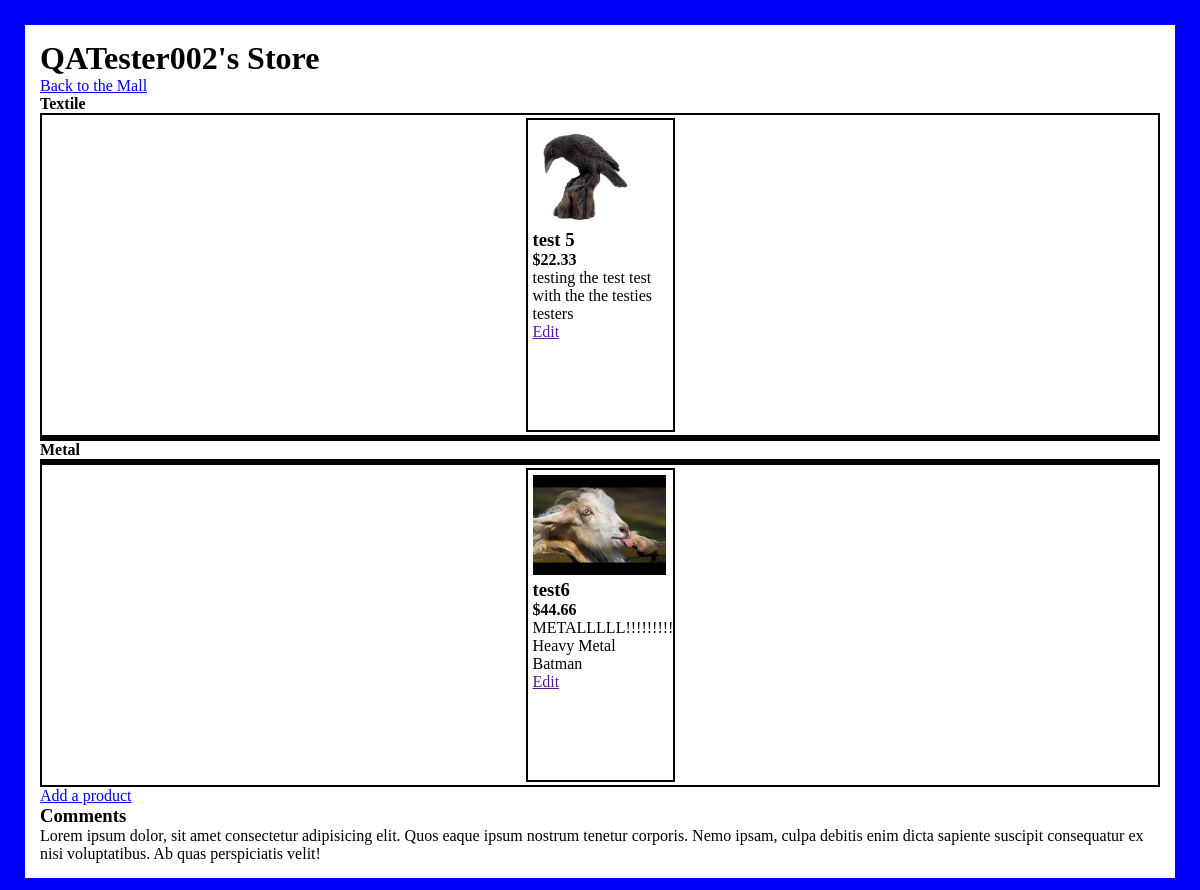
/CrafterMall/2/Store_Front (signed in), run on an earlier commit of the app's database.
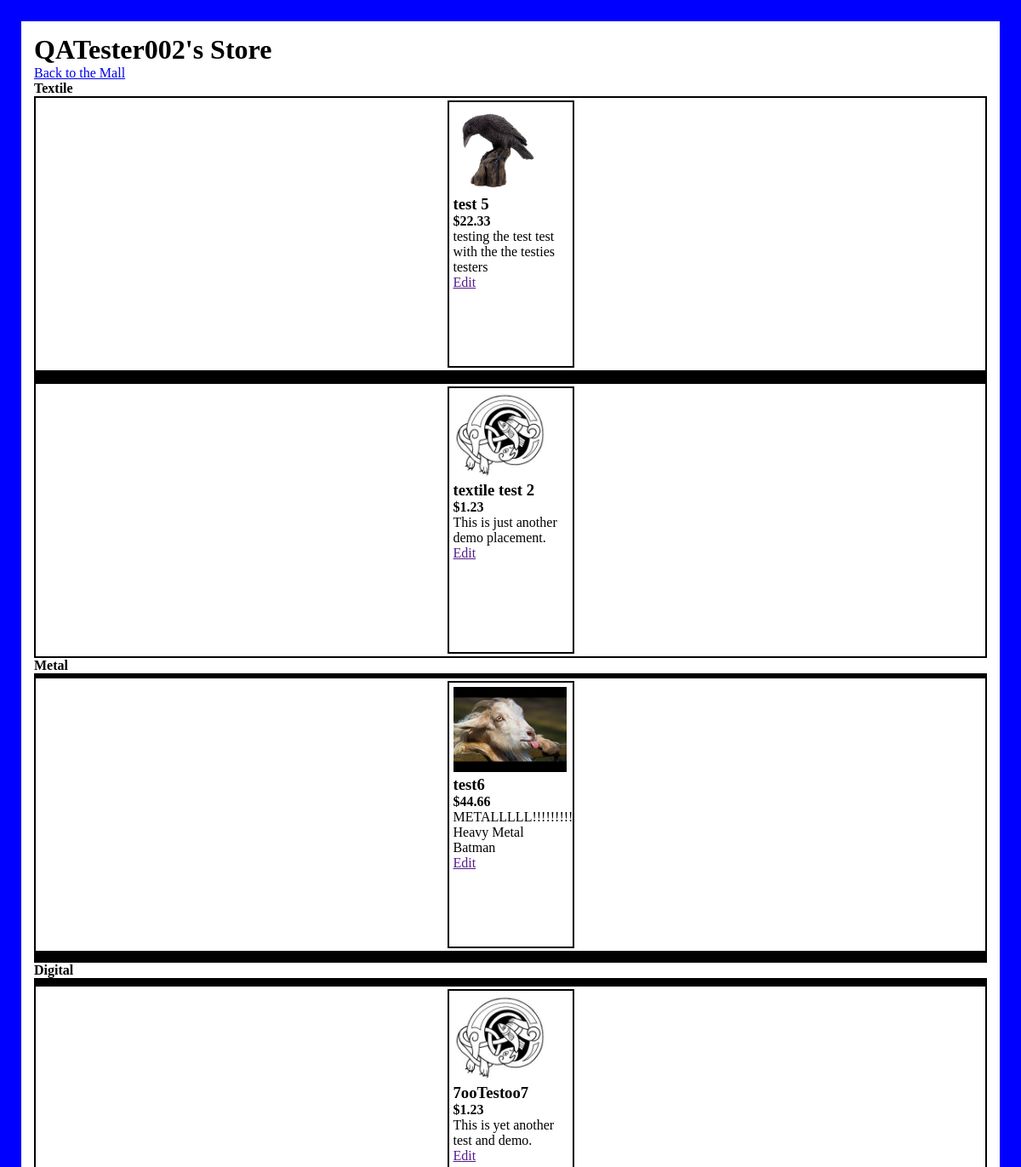
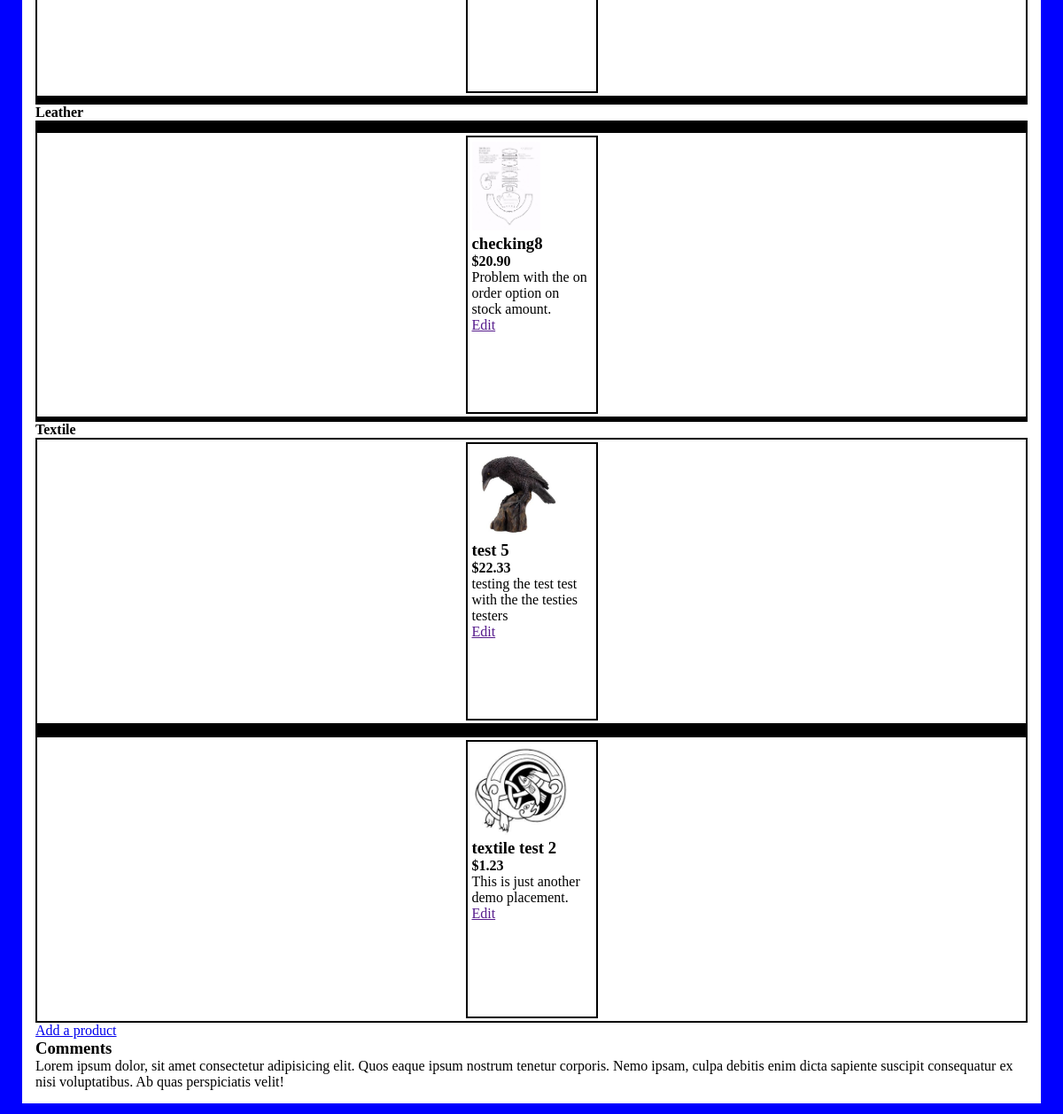
And on a later commit of the database (2 pictures, top to bottom).
### CrafterMall/models.py (models this page shows, shortened)
class Users(models.Model):
    user_name = models.CharField(max_length=12)
    email = models.CharField( max_length=254)
    password = models.CharField(max_length=50)
    has_store = models.BooleanField(default=False)
    store_name = models.CharField(max_length=45, default='None')
    created_at = models.DateTimeField(auto_now_add=True)
    updated_at = models.DateTimeField(auto_now=True)
    objects = Darth_Valid()

class Craft(models.Model):
    item_title = models.CharField(max_length=45)
    craft_type = models.CharField(max_length=45)
    description = models.TextField()
    craft_image = models.ImageField(null=True, blank=True, upload_to='img/')
    price = models.DecimalField(max_digits=4, decimal_places=2)
    seller = models.ForeignKey(Users, related_name="crafter", on_delete = models.CASCADE)
    in_stock_num = models.IntegerField(default=0)
    on_order = models.BooleanField(default=False)
    created_at = models.DateTimeField(auto_now_add=True)
    updated_at = models.DateTimeField(auto_now=True)

### CrafterMall/views.py (the view)
# urls.py: path('CrafterMall/<int:val>/Store_Front', views.store_front, name='store_front'),
def store_front(request, val):
    clerk = Users.objects.get(id=val)
    context = {
        'shop_stall': Users.objects.get(id=val),
        'logged_user': request.session['userid'],
        'stock_db': Craft.objects.filter(seller=Users.objects.get(id=val))
    }
    if(clerk.has_store == False):
        return render(request, 'open_store.html', context)
    else:
        return render(request, 'store_front.html', context)

### CrafterMall/templates/store_front.html (shortened to what this page needs)
<!DOCTYPE html>
<html lang="en">
<head>
    {% load static %}
    <link rel="stylesheet" href="{% static 'css/styles_store_front.css' %}">
</head>
<body>
    <div class="wrapper">
        <header>
            <h1>{{shop_stall.store_name}}</h1>
            <a href="/">Back to the Mall</a>
        </header>
        <div class="product_type">
            {% for type in stock_db%}
            <h4>{{type.craft_type}}</h4>
                {% for craft in stock_db %}
                    <div class="product_display">
                        {%if type.craft_type == craft.craft_type%}
                            <div class="product">
                                <div class="craftImg">
                                    <img src="{{MEDIA_URL}}{{craft.craft_image}}" alt="Broken image">
                                </div>
                                <div class="title_price">
                                    <h3>{{craft.item_title}}</h3>
                                    <h4>${{craft.price}}</h4>
                                </div>
                                <div class="desc_block">
                                    <p>{{craft.description}}</p>
                                </div>
                                {%if logged_user == shop_stall.id %}
                                    <a href="">Edit</a>
                                {% endif %}
                            </div>
                        {%endif%}
                    </div>
                {% endfor %}
            {% endfor %}
        </div>
        {%if logged_user == shop_stall.id %}
        <a href="/CrafterMall/{{shop_stall.id}}/Add_a_Craft">Add a product</a>
        {%endif%}
        <div class="shop_comments">
            <h3>Comments</h3>
            <p>Lorem ipsum dolor, sit amet consectetur adipisicing elit. Quos eaque ipsum nostrum tenetur corporis. Nemo ipsam, culpa debitis enim dicta sapiente suscipit consequatur ex nisi voluptatibus. Ab quas perspiciatis velit!</p>
        </div>
    </div>
</body>
</html>

### CrafterMall/static/css/styles_store_front.css (style rules this page uses)
* { padding: 0px; margin: 0px; }
.wrapper { width: auto; height: auto; padding: 15px; border: solid blue 25px; }
.product_display { display: flex; justify-content: space-evenly; border: solid black 2px; }
.product { width: 135px; height: 300px; padding: 5px; margin: 3px; border: solid black 2px; }
.craftImg img { width: auto; height: 100px; }

What changed in the data, as far as the page shows it:
added Craft: craft_type "Digital", craft_image (picture), item_title "7ooTestoo7", price "1.23", description "This is yet another test and demo.", shows "Edit"
added Craft: craft_type "Leather", craft_image (picture), item_title "checking8", price "20.90", description "Problem with the on order option on stock amount.", shows "Edit"
added Craft: craft_image (picture), item_title "textile test 2", price "1.23", description "This is just another demo placement.", shows "Edit", craft_type "Textile", Craft (craft_image (picture), item_title "test 5", price "22.33", description "testing the test test with the the testies testers", shows "Edit")
